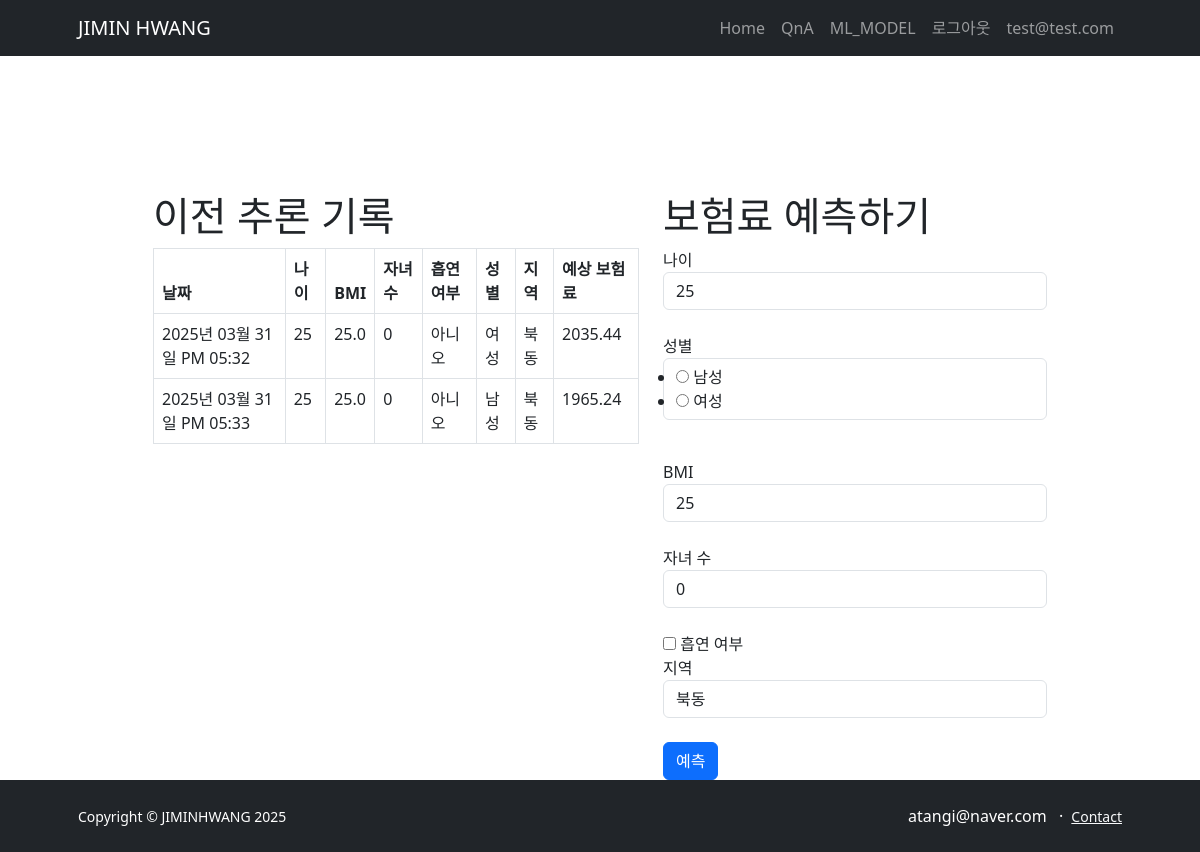
Screenshot of /ml/ (signed in) with the database file from the repository.
### board/models.py (models this page shows)
class User(db.Model):
    id = db.Column(db.Integer, primary_key=True)
    username = db.Column(db.String(8), nullable=False, unique=True)
    password = db.Column(db.String(25), nullable=False)
    email = db.Column(db.String(100), unique=True, nullable=False)

### ml_model/models.py (models this page shows)
class Insurance(db.Model):
    id = db.Column(db.Integer, primary_key=True)
    age = db.Column(db.Integer, nullable=False)
    bmi = db.Column(db.Float, nullable=False)
    age = db.Column(db.Integer, nullable=False)
    children = db.Column(db.Integer, nullable=False)
    smoker = db.Column(db.Boolean, nullable=False)
    create_date = db.Column(db.DateTime(), nullable=False, default=datetime.now)
    sex = db.Column(db.String(10), nullable=False)
    region = db.Column(db.String(10), nullable=False)
    expected_insurance_fee = db.Column(db.Integer, nullable=False)
    user_id = db.Column(db.Integer, db.ForeignKey('user.id', ondelete='CASCADE'), nullable=False)
    user = db.relationship('User', backref=db.backref('inference_set'))

### ml_model/ml_views.py (the view, shortened to what this page needs)
@mlbp.route('/', methods=['GET', 'POST'])
@login_required
def inference():
    form = InsuranceForm()  # forms.py에 정의된 폼 객체 생성
    previous_results = Insurance.query.filter_by(user_id=g.user.id).all()
    return render_template('ml_model/form.html', form=form, results=previous_results)

### ml_model/forms.py
class InsuranceForm(FlaskForm):
    age = IntegerField('나이', validators=[InputRequired(), NumberRange(min=0, max=99)], default=25)
    bmi = FloatField('BMI', validators=[InputRequired(), NumberRange(min=0.0, max=100.0)], default=25)
    children = IntegerField('자녀 수', validators=[InputRequired(), NumberRange(min=0, max=99)], default=0)
    smoker = BooleanField('흡연 여부')
    sex = RadioField('성별', choices=[('남성', '남성'), ('여성', '여성')], validators=[InputRequired()])
    region = SelectField('지역', choices=[('북동', '북동'), ('북서', '북서'), ('남동', '남동'), ('남서', '남서')], validators=[InputRequired()])
    submit = SubmitField('예측')

### board/views/auth_views.py (called while the page is built)
@auth.before_app_request
def load_logged_in_user():
    user_id = session.get('user_id')
    if user_id is None:
        g.user = None
    else:
        g.user = User.query.get(user_id)

def login_required(view):
    @functools.wraps(view)
    def wrapped_view(*args, **kwargs):
        if g.user is None:
            _next = request.url if request.method == 'GET' else ''
            return redirect(url_for('auth.login', next=_next))
        return view(*args, **kwargs)
    return wrapped_view

### filters.py (called while the page is built)
def format_datetime(value, fmt='%Y년 %m월 %d일 %p %I:%M'):
    return value.strftime(fmt)

### templates/ml_model/form.html (shortened to what this page needs)
{% extends 'base.html' %}
{% block content %}
    <div class="row justify-content-md-center">
        <div class="col-md-5 col-md-offset-2">
            <h1>이전 추론 기록</h1>
            <table class="table table-bordered">
                <thead>
                    <tr>
                        <th>날짜</th>
                        <th>나이</th>
                        <th>BMI</th>
                        <th>자녀 수</th>
                        <th>흡연 여부</th>
                        <th>성별</th>
                        <th>지역</th>
                        <th>예상 보험료</th>
                    </tr>
                </thead>
                <tbody>
                    {% for result in results %}
                    <tr>
                        <td>{{ result.create_date | date_time }}</td>
                        <td>{{ result.age }}</td>
                        <td>{{ result.bmi }}</td>
                        <td>{{ result.children }}</td>
                        <td>{{ '예' if result.smoker else '아니오' }}</td>
                        <td>{{ result.sex }}</td>
                        <td>{{ result.region }}</td>
                        <td>{{ result.expected_insurance_fee | round(2) }}</td>
                    </tr>
                    {% endfor %}
                </tbody>
            </table>
        </div>
        <div class="col-md-4"">
            <h1>보험료 예측하기</h1>
            <form method="post">
                {{ form.age.label }} {{ form.age(size=2, class="form-control") }} <br>
                {{ form.sex.label }} {{ form.sex(class="form-control") }} <br>
                {{ form.bmi.label }} {{ form.bmi(class="form-control") }} <br>
                {{ form.children.label }} {{ form.children(size=2, class="form-control") }} <br>
                {{ form.smoker }} {{ form.smoker.label }} <br>
                {{ form.region.label }} {{ form.region(class="form-control") }} <br>
                {{ form.submit(class="btn btn-primary") }}
            </form>
        </div>
    </div>
    <br><br><br>
{% endblock %}

### templates/base.html (shortened to what this page needs)
<!DOCTYPE html>
<html lang="en">
  <head>
    <link
      href="https://cdn.jsdelivr.net/npm/bootstrap@5.3.0/dist/css/bootstrap.min.css"
      rel="stylesheet"
    />
  </head>
  <body>
    <div id="header" class="py-5">{% include 'navbar.html' %}</div>
    {% block content %} {% endblock %}
    {% include 'footer.html' %}
  </body>
</html>

### templates/navbar.html (shortened to what this page needs)
<div id="header" class="py-5">
  <nav class="navbar navbar-expand-lg navbar-dark bg-dark sticky-top">
    <div class="container px-5">
      <a class="navbar-brand">JIMIN HWANG</a>
      <div class="collapse navbar-collapse" id="navbarSupportedContent">
        <ul class="navbar-nav ms-auto mb-2 mb-lg-0">
          <li class="nav-item"><a class="nav-link" href="#one">Home</a></li>
          <li class="nav-item">
            <a class="nav-link" href="{{ url_for('board.list')}}">QnA</a>
          </li>
          {% if not g.user %}
          <li class="nav-item">
            <a class="nav-link" href="{{ url_for('auth.signup') }}"
              >회원 가입</a
            >
          </li>
          <li class="nav-item">
            <a class="nav-link" href="{{ url_for('auth.login') }}">로그인</a>
          </li>
          {% else %}
          <li class="nav-item">
            <a class="nav-link" href="{{ url_for('ml_model.inference') }}"
              >ML_MODEL</a
            >
          </li>
          <li class="nav-item">
            <a class="nav-link" href="{{ url_for('auth.logout') }}">로그아웃</a>
          </li>
          <li class="nav-item">
            <a class="nav-link" href="#">{{ g.user.email }}</a>
          </li>
          {% endif %}
        </ul>
      </div>
    </div>
  </nav>
</div>

### templates/footer.html
<div id="footer" class="bg-dark py-4 mt-auto">
  <div class="container px-5">
    <div
      class="row align-items-center justify-content-between flex-column flex-sm-row"
    >
      <div class="col-auto">
        <div class="small m-0 text-white">Copyright &copy; JIMINHWANG 2025</div>
      </div>
      <div class="col-auto">
        <span class="text-white mx-1">atangi@naver.com</span>
        <span class="text-white mx-1">&middot;</span>
        <a class="link-light small" href="mailto:atangi@naver.com">Contact</a>
      </div>
    </div>
  </div>
</div>

### templates/base.html (style rules this page uses)
.navbar { overflow: hidden; background-color: #333; position: fixed; top: 0; width: 100%; }
#footer { overflow: hidden; background-color: #333; position: fixed; left: 0; right: 0; bottom: 0; width: 100%; }

### rows the page displays
User: user.email "test@test.com"
Insurance: create_date "2025년 03월 31일 PM 05:32", age "25", bmi "25.0", children "0", smoker "아니오", sex "여성", region "북동", expected_insurance_fee "2035.44"
Insurance: create_date "2025년 03월 31일 PM 05:33", age "25", bmi "25.0", children "0", smoker "아니오", sex "남성", region "북동", expected_insurance_fee "1965.24"
